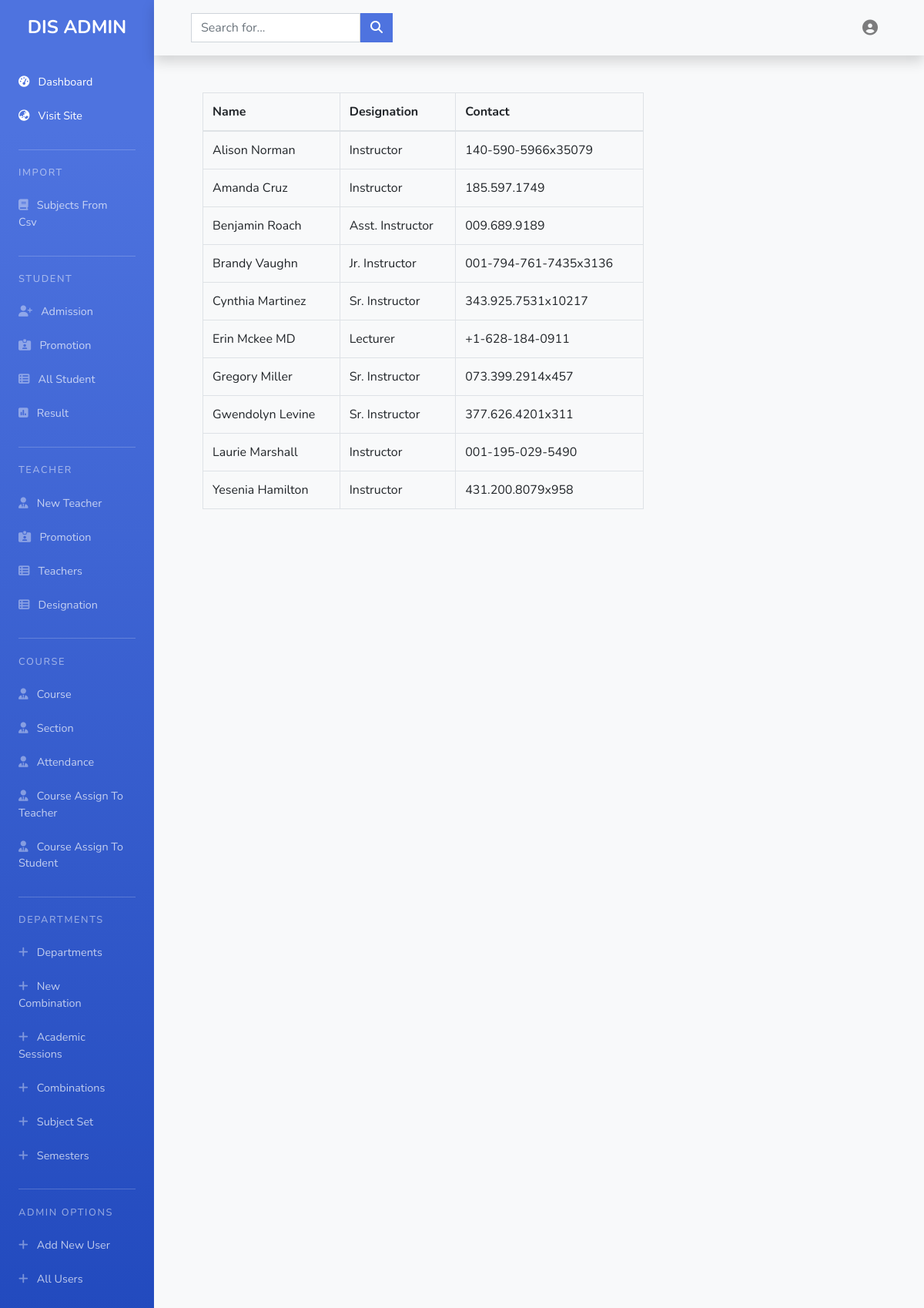
The app's page /teachers/all/ (signed in) with its own data.
### teachers/models.py (models this page shows, shortened)
class Teacher(models.Model):
    name = models.CharField(max_length=150)
    photo = models.ImageField(upload_to='teachers',
                              default='teacheravatar.jpg')
    date_of_birth = models.DateField(blank=True, null=True)
    designation = models.ForeignKey(Designation, on_delete=models.CASCADE)
    expertise = models.ManyToManyField(
        to=Topic, blank=True, related_name='expert_in')
    mobile = models.CharField(max_length=11, blank=True, null=True)
    email = models.CharField(max_length=255, blank=True, null=True)
    joining_date = models.DateField(auto_now=True)
    class Meta:
        ordering = ['joining_date', 'name']

class Designation(models.Model):
    title = models.CharField(max_length=255)
    created = models.DateField(auto_now_add=True)
    def __str__(self):
        return str(self.title)

### teachers/views.py (the view)
# urls.py: path('all/', views.teachers_view, name='all_teacher'),
@login_required
def teachers_view(request):
    teachers = Teacher.objects.all()
    context = {'teachers': teachers}
    return render(request, 'teachers/teacher_list.html', context)

### templates/teachers/teacher_list.html
{% extends 'dashboard.html' %}
{% block dashboard-body %}
<div class="row">
  <div class="container-fluid">
    <div class="col-8">
      <table class="table table-bordered">
        <thead>
          <tr>
            <th scope="col">Name</th>
            <th scope="col">Designation</th>
            <th scope="col">Contact</th>
          </tr>
        </thead>
        <tbody>
          {% for teacher in teachers %}
          <tr>
            <td>{{ teacher.name }}</td>
            <td>{{ teacher.designation }}</td>
            <td>{{ teacher.mobile|default_if_none:"" }}</td>
          </tr>
          {% endfor %}
        </tbody>
      </table>
    </div>
  </div>
</div>
{% endblock %}

### templates/dashboard.html (shortened to what this page needs)
{% load static %}
<!DOCTYPE html>
<html lang="en">
<head>
  <link rel="stylesheet" href="{% static 'css/bootstrap.min.css' %}">
  <link rel="stylesheet" href="{% static 'css/dashboard.css' %}">
</head>
<body class="bg-light">
  <section id="dashboard">
    <div class="container-fluid">
      <div class="dashboard-container row">
        <div class="col-12 col-sm-12 col-md-4 col-lg-2 sidenav">
          <div class="logo">
            <h4>DIS ADMIN</h4>
          </div>
          <div class="sn-group">
            <a href="{% url 'account:dashboard' %}" class="sn-link dash-home">
              <i class="fas fa-tachometer-alt"></i>Dashboard
            </a>
            <a class="sn-link dash-home" href="{% url 'index_view' %}" target="_blank">
              <i class="fas fa-globe-asia"></i>Visit Site
            </a>
          </div>
          <div class="sn-group">
            <h5>import</h5>
            <nav>
              <a class="sn-link" href="{% url 'result:import_subject_csv' %}">
                <i class="fas fa-book"></i>subjects from csv
              </a>
            </nav>
          </div>
          <div class="sn-group">
            <h5>student</h5>
            <nav>
              <a class="sn-link" href="{% url 'students:add_student' %}">
                <i class="fas fa-user-plus"></i>admission
              </a>
              <a href="" class="sn-link">
                <i class="fas fa-id-card-alt"></i>promotion
              </a>
              <a href="{% url 'students:all_student' %}" class="sn-link">
                <i class="fas fa-th-list"></i>all student
              </a>
              <a href="{% url 'students:result' %}" class="sn-link">
                <i class="fas fa-poll"></i>result
              </a>
            </nav>
          </div>
          <div class="sn-group">
            <h5>teacher</h5>
            <nav>
              <a class="sn-link" href="{% url 'teachers:add_teacher' %}">
                <i class="fas fa-user-tie"></i>new teacher
              </a>
              <a href="" class="sn-link">
                <i class="fas fa-id-card-alt"></i>promotion</a>
              <a href="{% url 'teachers:all_teacher' %}" class="sn-link">
                <i class="fas fa-th-list"></i>teachers
              </a>
              <a href="{% url 'teachers:create_designation' %}" class="sn-link">
                <i class="fas fa-th-list"></i>designation
              </a>
            </nav>
          </div>
          <div class="sn-group">
            <h5>Course</h5>
            <nav>
              <a class="sn-link" href="{% url 'course:course-list' %}">
                <i class="fas fa-user-tie"></i>Course
              </a>
              <a class="sn-link" href="{% url 'course:section-list' %}">
                <i class="fas fa-user-tie"></i>Section
              </a>
              <a class="sn-link" href="{% url 'course:course-attendance-list' %}">
                <i class="fas fa-user-tie"></i>Attendance
              </a>
              <a class="sn-link" href="{% url 'course:course-assign-to-teacher-list' %}">
                  <i class="fas fa-user-tie"></i>Course assign to teacher
              </a>
              <a class="sn-link" href="{% url 'course:course-assign-to-student-list' %}">
                  <i class="fas fa-user-tie"></i>Course assign to student
              </a>
            </nav>
          </div>
          <div class="sn-group">
            <h5>departments</h5>
            <nav>
              <a class="sn-link" href="{% url 'admin_tools:departments' %}">
                <i class="fas fa-plus"></i>departments
              </a>
              <a href="" class="sn-link">
                <i class="fas fa-plus"></i>new combination
              </a>
              <a href="{% url 'admin_tools:academic_sessions' %}" class="sn-link">
                <i class="fas fa-plus"></i>academic sessions
              </a>
              <a href="" class="sn-link"><i class="fas fa-plus"></i>combinations</a>
              <a href="" class="sn-link"><i class="fas fa-plus"></i>subject set</a>
              <a href="{% url 'admin_tools:all_semester' %}" class="sn-link">
                <i class="fas fa-plus"></i>semesters
              </a>
            </nav>
          </div>
          <div class="sn-group">
            <h5>admin options</h5>
            <nav>
              <a href="{% url 'admin_tools:add_user' %}" class="sn-link">
                <i class="fas fa-plus"></i>add new user
              </a>
              <a href="{% url 'admin_tools:all_accounts' %}" class="sn-link">
                <i class="fas fa-plus"></i>all users
              </a>
            </nav>
          </div>
        </div>
        <div class="col-12 col-sm-12 col-md-8 col-lg-10 px-0 dashbody">
          <nav class="navbar navbar-expand-lg navbar-light bg-light shadow py-3 px-5">
            <div class="collapse navbar-collapse" id="navbarNavAltMarkup">
              <form id="searchForm" class="form-inline">
                <input class="form-control" type="search" placeholder="Search for..." aria-label="Search">
                <button id="searchBtn" class="btn lio-primary-bg my-2 my-sm-0" type="submit"><i
                    class="fas fa-search"></i></button>
              </form>
              <div class="navbar-nav ml-auto">
                <li class="nav-item dropdown">
                  <a class="nav-link dropdown-toggle" data-toggle="dropdown" href="#" role="button" aria-haspopup="true"
                    aria-expanded="false"><i class="fas fa-user-circle fa-lg"></i></a>
                </li>
              </div>
            </div>
          </nav>
          <div id="dash-body-inner" class="container-fluid p-5">
            {% block dashboard-body %}{% endblock dashboard-body %}
          </div>
        </div>
      </div>
    </div>
  </section>
</body>
</html>

### static/css/dashboard.css (style rules this page uses)
:root { --primary-color: rgb(78, 115, 223); --green-color: #17A673; --cyan-color: #36B9CC; --yellow-color: #F6C23E; }
.lio-primary-bg { background: var(--primary-color); color: #fff; }
p, h3, h4, h5 { margin: 0; }
.dropdown-toggle::after { border: none !important; }
#searchForm .form-control { border-radius: 0; }
#searchBtn { border-radius: 0; }
body { font-size: 16px; font-family: 'Nunito', sans-serif; }
.sidenav { background-color: rgb(78, 115, 223); background-image: linear-gradient(rgb(78, 115, 223) 10%, rgb(34, 74, 190) 100%); color: #fff; min-height: 100vh; padding: 2rem 1.5rem; }
.logo { text-align: center; margin-bottom: 2rem; margin-top: -0.7rem; }
.logo h4 { font-weight: bold; }
.sn-group h5 { text-transform: uppercase; font-size: .80rem; margin-top: 1.5rem; color: rgba(255, 255, 255, 0.51); border-top: 1px solid #fff3; padding-top: 1.4rem; margin-bottom: .6rem; letter-spacing: .1rem; }
.sn-link.dash-home, .sn-link.dash-home i { color: #fff !important; }
.sn-link { display: block; color: rgba(255, 255, 255, .7); text-transform: capitalize; font-size: .9rem !important; padding: .9rem 1rem .5rem 0; text-decoration: none; }
.sn-link i { margin-right: .7rem; color: rgba(255, 255, 255, .4); }
#dash-body-inner { min-height: 100vh; }

### records on screen
Teacher: name "Alison Norman", designation "Instructor", mobile "140-590-5966x35079"
Teacher: name "Amanda Cruz", designation "Instructor", mobile "185.597.1749"
Teacher: name "Benjamin Roach", designation "Asst. Instructor", mobile "009.689.9189"
Teacher: name "Brandy Vaughn", designation "Jr. Instructor", mobile "001-794-761-7435x3136"
Teacher: name "Cynthia Martinez", designation "Sr. Instructor", mobile "343.925.7531x10217"
Teacher: name "Erin Mckee MD", designation "Lecturer", mobile "+1-628-184-0911"
Teacher: name "Gregory Miller", designation "Sr. Instructor", mobile "073.399.2914x457"
Teacher: name "Gwendolyn Levine", designation "Sr. Instructor", mobile "377.626.4201x311"
Teacher: name "Laurie Marshall", designation "Instructor", mobile "001-195-029-5490"
Teacher: name "Yesenia Hamilton", designation "Instructor", mobile "431.200.8079x958"
